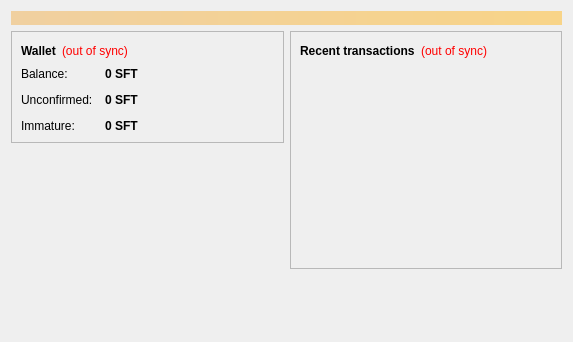
<?xml version="1.0" encoding="UTF-8"?>
<ui version="4.0">
 <class>OverviewPage</class>
 <widget class="QWidget" name="OverviewPage">
  <property name="geometry">
   <rect>
    <x>0</x>
    <y>0</y>
    <width>573</width>
    <height>342</height>
   </rect>
  </property>
  <property name="windowTitle">
   <string>Form</string>
  </property>
  <layout class="QVBoxLayout" name="topLayout">
   <item>
    <widget class="QLabel" name="labelAlerts">
     <property name="visible">
      <bool>false</bool>
     </property>
     <property name="styleSheet">
      <string notr="true">background-color: qlineargradient(x1: 0, y1: 0, x2: 1, y2: 0, stop:0 #F0D0A0, stop:1 #F8D488); color:#000000;</string>
     </property>
     <property name="wordWrap">
      <bool>true</bool>
     </property>
     <property name="margin">
      <number>3</number>
     </property>
    </widget>
   </item>
   <item>
    <layout class="QHBoxLayout" name="horizontalLayout" stretch="1,1">
     <item>
      <layout class="QVBoxLayout" name="verticalLayout_2">
       <item>
        <widget class="QFrame" name="frame">
         <property name="frameShape">
          <enum>QFrame::StyledPanel</enum>
         </property>
         <property name="frameShadow">
          <enum>QFrame::Raised</enum>
         </property>
         <layout class="QVBoxLayout" name="verticalLayout_4">
          <item>
           <layout class="QHBoxLayout" name="horizontalLayout_4">
            <item>
             <widget class="QLabel" name="label_5">
              <property name="font">
               <font>
                <weight>75</weight>
                <bold>true</bold>
               </font>
              </property>
              <property name="text">
               <string>Wallet</string>
              </property>
             </widget>
            </item>
            <item>
             <widget class="QLabel" name="labelWalletStatus">
              <property name="toolTip">
               <string>The displayed information may be out of date. Your wallet automatically synchronizes with the SoftCoin network after a connection is established, but this process has not completed yet.</string>
              </property>
              <property name="styleSheet">
               <string notr="true">QLabel { color: red; }</string>
              </property>
              <property name="text">
               <string notr="true">(out of sync)</string>
              </property>
              <property name="alignment">
               <set>Qt::AlignLeading|Qt::AlignLeft|Qt::AlignVCenter</set>
              </property>
             </widget>
            </item>
            <item>
             <spacer name="horizontalSpacer_2">
              <property name="orientation">
               <enum>Qt::Horizontal</enum>
              </property>
              <property name="sizeHint" stdset="0">
               <size>
                <width>40</width>
                <height>20</height>
               </size>
              </property>
             </spacer>
            </item>
           </layout>
          </item>
          <item>
           <layout class="QFormLayout" name="formLayout_2">
            <property name="fieldGrowthPolicy">
             <enum>QFormLayout::AllNonFixedFieldsGrow</enum>
            </property>
            <property name="horizontalSpacing">
             <number>12</number>
            </property>
            <property name="verticalSpacing">
             <number>12</number>
            </property>
            <item row="0" column="0">
             <widget class="QLabel" name="label">
              <property name="text">
               <string>Balance:</string>
              </property>
             </widget>
            </item>
            <item row="0" column="1">
             <widget class="QLabel" name="labelBalance">
              <property name="font">
               <font>
                <weight>75</weight>
                <bold>true</bold>
               </font>
              </property>
              <property name="cursor">
               <cursorShape>IBeamCursor</cursorShape>
              </property>
              <property name="toolTip">
               <string>Your current balance</string>
              </property>
              <property name="text">
               <string notr="true">0 SFT</string>
              </property>
              <property name="textInteractionFlags">
               <set>Qt::LinksAccessibleByMouse|Qt::TextSelectableByKeyboard|Qt::TextSelectableByMouse</set>
              </property>
             </widget>
            </item>
            <item row="1" column="0">
             <widget class="QLabel" name="label_3">
              <property name="text">
               <string>Unconfirmed:</string>
              </property>
             </widget>
            </item>
            <item row="1" column="1">
             <widget class="QLabel" name="labelUnconfirmed">
              <property name="font">
               <font>
                <weight>75</weight>
                <bold>true</bold>
               </font>
              </property>
              <property name="cursor">
               <cursorShape>IBeamCursor</cursorShape>
              </property>
              <property name="toolTip">
               <string>Total of transactions that have yet to be confirmed, and do not yet count toward the current balance</string>
              </property>
              <property name="text">
               <string notr="true">0 SFT</string>
              </property>
              <property name="textInteractionFlags">
               <set>Qt::LinksAccessibleByMouse|Qt::TextSelectableByKeyboard|Qt::TextSelectableByMouse</set>
              </property>
             </widget>
            </item>
            <item row="2" column="0">
             <widget class="QLabel" name="labelImmatureText">
              <property name="text">
               <string>Immature:</string>
              </property>
             </widget>
            </item>
            <item row="2" column="1">
             <widget class="QLabel" name="labelImmature">
              <property name="font">
               <font>
                <weight>75</weight>
                <bold>true</bold>
               </font>
              </property>
              <property name="toolTip">
               <string>Mined balance that has not yet matured</string>
              </property>
              <property name="text">
               <string notr="true">0 SFT</string>
              </property>
              <property name="textInteractionFlags">
               <set>Qt::LinksAccessibleByMouse|Qt::TextSelectableByKeyboard|Qt::TextSelectableByMouse</set>
              </property>
             </widget>
            </item>
           </layout>
          </item>
         </layout>
        </widget>
       </item>
       <item>
        <spacer name="verticalSpacer">
         <property name="orientation">
          <enum>Qt::Vertical</enum>
         </property>
         <property name="sizeHint" stdset="0">
          <size>
           <width>20</width>
           <height>40</height>
          </size>
         </property>
        </spacer>
       </item>
        <item>
         <widget class="QLabel" name="label_wallet_bgcoin">
          <property name="text">
           <string/>
          </property>
          <property name="pixmap">
           <pixmap resource="../bitcoin.qrc">:/images/wallet_bgcoin</pixmap>
          </property>
          <property name="scaledContents">
           <bool>false</bool>
          </property>
          <property name="alignment">
           <set>Qt::AlignCenter</set>
          </property>
          <property name="margin">
           <number>-2</number>
          </property>
         </widget>
        </item>
        <item>
         <widget class="QLabel" name="label_6">
          <property name="text">
           <string/>
          </property>
         </widget>
        </item>
      </layout>
     </item>
     <item>
      <layout class="QVBoxLayout" name="verticalLayout_3">
       <item>
        <widget class="QFrame" name="frame_2">
         <property name="frameShape">
          <enum>QFrame::StyledPanel</enum>
         </property>
         <property name="frameShadow">
          <enum>QFrame::Raised</enum>
         </property>
         <layout class="QVBoxLayout" name="verticalLayout">
          <item>
           <layout class="QHBoxLayout" name="horizontalLayout_2">
            <item>
             <widget class="QLabel" name="label_4">
              <property name="text">
               <string>&lt;b&gt;Recent transactions&lt;/b&gt;</string>
              </property>
             </widget>
            </item>
            <item>
             <widget class="QLabel" name="labelTransactionsStatus">
              <property name="toolTip">
               <string>The displayed information may be out of date. Your wallet automatically synchronizes with the SoftCoin network after a connection is established, but this process has not completed yet.</string>
              </property>
              <property name="styleSheet">
               <string notr="true">QLabel { color: red; }</string>
              </property>
              <property name="text">
               <string notr="true">(out of sync)</string>
              </property>
              <property name="alignment">
               <set>Qt::AlignRight|Qt::AlignTrailing|Qt::AlignVCenter</set>
              </property>
             </widget>
            </item>
            <item>
             <spacer name="horizontalSpacer">
              <property name="orientation">
               <enum>Qt::Horizontal</enum>
              </property>
              <property name="sizeHint" stdset="0">
               <size>
                <width>40</width>
                <height>20</height>
               </size>
              </property>
             </spacer>
            </item>
           </layout>
          </item>
          <item>
           <widget class="QListView" name="listTransactions">
            <property name="styleSheet">
             <string notr="true">QListView { background: transparent; }</string>
            </property>
            <property name="frameShape">
             <enum>QFrame::NoFrame</enum>
            </property>
            <property name="verticalScrollBarPolicy">
             <enum>Qt::ScrollBarAlwaysOff</enum>
            </property>
            <property name="horizontalScrollBarPolicy">
             <enum>Qt::ScrollBarAlwaysOff</enum>
            </property>
            <property name="selectionMode">
             <enum>QAbstractItemView::NoSelection</enum>
            </property>
           </widget>
          </item>
         </layout>
        </widget>
       </item>
       <item>
        <spacer name="verticalSpacer_2">
         <property name="orientation">
          <enum>Qt::Vertical</enum>
         </property>
         <property name="sizeHint" stdset="0">
          <size>
           <width>20</width>
           <height>40</height>
          </size>
         </property>
        </spacer>
       </item>
      </layout>
     </item>
    </layout>
   </item>
  </layout>
 </widget>
 <resources/>
 <connections/>
</ui>
